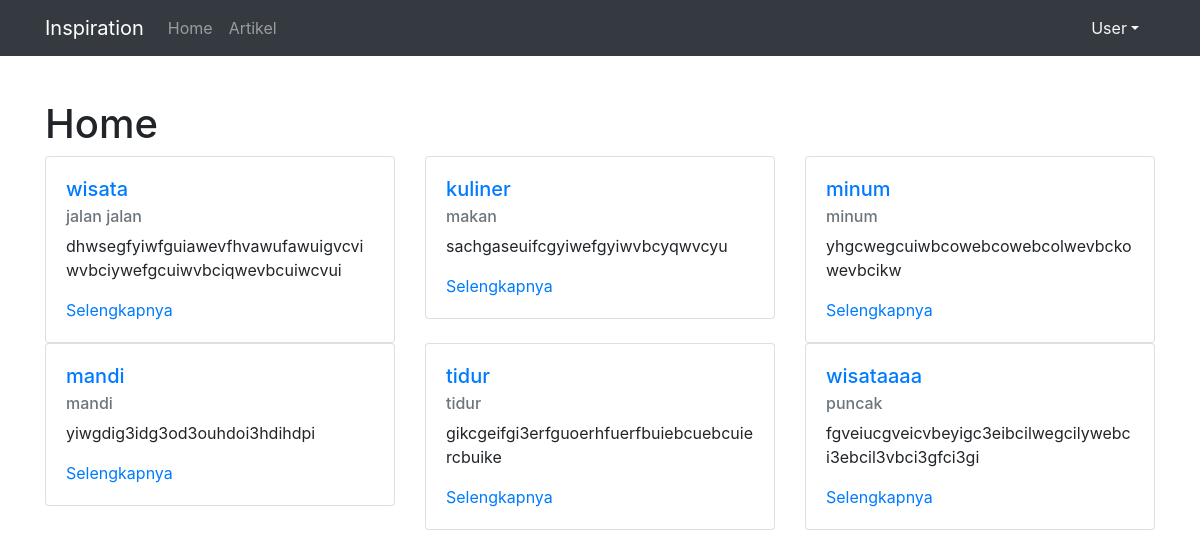
The page / on the database its author committed.
### artikel/models.py (models this page shows, shortened)
class Artikel(models.Model):
  judul = models.CharField(max_length=255)
  isi = models.TextField()
  kategori = models.CharField(max_length=255)
  published = models.DateTimeField(auto_now_add=True)
  update = models.DateTimeField(auto_now=True)
  slug = models.SlugField(blank=True, editable=False)

### myweb/views.py (the view)
# urls.py: url(r'^$', BlogHomeView.as_view(), name='home'),
class BlogHomeView(TemplateView, ArtikelPerKategori):
  template_name = "index.html"
  def get_context_data(self):
    querysets = self.get_latest_artikel_each_kategori()
    context = {
      'latest_artikel_list':querysets,
    }
    return context

### artikel/views.py (called while the page is built)
  def get_latest_artikel_each_kategori(self):
    kategori_list = self.model.objects.values_list('kategori', flat=True).distinct()
    queryset = []
    for kategori in kategori_list:
      artikel = self.model.objects.filter(kategori=kategori).latest('published')
      queryset.append(artikel)
    return queryset

### templates/index.html
{% extends 'base.html' %} {% block page_title %} Home {% endblock page_title %} {% block contents %}
<h1>Home</h1>
<div class="row">
  {% for artikel in latest_artikel_list %}
  <div class="col-sm-4">
    <div class="card">
      <div class="card-body">
        <h5 class="card-title"><a href="{% url 'artikel:category' artikel.kategori %}">{{artikel.kategori}}</a></h5>
        <h6 class="card-subtitle mb-2 text-muted">{{artikel.judul}}</h6>
        <p class="card-text">{{artikel.isi|truncatewords:10}}</p>
        <a href="{% url 'artikel:detail' artikel.slug %}" class="card-link">Selengkapnya</a>
      </div>
    </div>
  </div>
  {% endfor %}
</div>
{% endblock contents %}

### templates/base.html (shortened to what this page needs)
{% load static %}
<html>
  <head>
    {% include "snippets/styles.html" %}
  </head>
  <body>
    {% include "snippets/navbar.html" %}
    <div class="container" style="margin-top: 100px">{% block contents %} {% endblock contents %}</div>
  </body>
</html>

### templates/snippets/styles.html
{% load static %}
<link rel="stylesheet" type="text/css" href="{% static 'vendor/boostrap/css/bootstrap.min.css' %}" />

### templates/snippets/navbar.html (shortened to what this page needs)
<nav class="navbar fixed-top navbar-expand-lg navbar-dark bg-dark">
  <div class="container">
    <a class="navbar-brand" href="{% url 'home' %}">Inspiration</a>
    <div class="collapse navbar-collapse" id="navbarSupportedContent">
      <ul class="navbar-nav mr-auto">
        <li class="nav-item">
          <a class="nav-link" href="{% url 'home' %}">Home </a>
        </li>
        <li class="nav-item">
          <a class="nav-link" href="{% url 'artikel:list' 1 %}">Artikel</a>
        </li>
      </ul>
      <div class="nav-item dropdown ml-auto">
        <a class="nav-link dropdown-toggle text-light" href="#" role="button" data-toggle="dropdown" aria-expanded="false"> User</a>
      </div>
    </div>
  </div>
</nav>

### templates/snippets/scripts.html (shortened to what this page needs)
{% load static %}

### rows shown on the page
Artikel: kategori "wisata", judul "jalan jalan", isi "dhwsegfyiwfguiawevfhvawufawuigvcviwvbciywefgcuiwvbciqwevbcuiwcvui"
Artikel: kategori "kuliner", judul "makan", isi "sachgaseuifcgyiwefgyiwvbcyqwvcyu"
Artikel: kategori "minum", judul "minum", isi "yhgcwegcuiwbcowebcowebcolwevbckowevbcikw"
Artikel: kategori "mandi", judul "mandi", isi "yiwgdig3idg3od3ouhdoi3hdihdpi"
Artikel: kategori "tidur", judul "tidur", isi "gikcgeifgi3erfguoerhfuerfbuiebcuebcuiercbuike"
Artikel: kategori "wisataaaa", judul "puncak", isi "fgveiucgveicvbeyigc3eibcilwegcilywebci3ebcil3vbci3gfci3gi"
